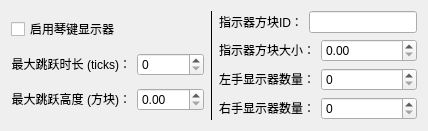
         <widget class="QWidget" name="tab_2">
          <attribute name="title">
           <string>琴键指示器设置</string>
          </attribute>
          <layout class="QHBoxLayout" name="horizontalLayout_14">
           <item>
            <layout class="QVBoxLayout" name="verticalLayout_11">
             <item>
              <widget class="QCheckBox" name="checkBox">
               <property name="sizePolicy">
                <sizepolicy hsizetype="Preferred" vsizetype="Fixed">
                 <horstretch>0</horstretch>
                 <verstretch>0</verstretch>
                </sizepolicy>
               </property>
               <property name="text">
                <string>启用琴键显示器</string>
               </property>
               <property name="tristate">
                <bool>false</bool>
               </property>
              </widget>
             </item>
             <item>
              <layout class="QHBoxLayout" name="horizontalLayout_5">
               <item>
                <widget class="QLabel" name="label_6">
                 <property name="sizePolicy">
                  <sizepolicy hsizetype="Fixed" vsizetype="Preferred">
                   <horstretch>0</horstretch>
                   <verstretch>0</verstretch>
                  </sizepolicy>
                 </property>
                 <property name="text">
                  <string>&lt;html&gt;&lt;head/&gt;&lt;body&gt;&lt;p align=&quot;right&quot;&gt;最大跳跃时长 (ticks)：&lt;/p&gt;&lt;/body&gt;&lt;/html&gt;</string>
                 </property>
                </widget>
               </item>
               <item>
                <widget class="QSpinBox" name="spinBox_3">
                 <property name="sizePolicy">
                  <sizepolicy hsizetype="Preferred" vsizetype="Fixed">
                   <horstretch>0</horstretch>
                   <verstretch>0</verstretch>
                  </sizepolicy>
                 </property>
                 <property name="maximum">
                  <number>2147483647</number>
                 </property>
                </widget>
               </item>
              </layout>
             </item>
             <item>
              <layout class="QHBoxLayout" name="horizontalLayout_4">
               <item>
                <widget class="QLabel" name="label_5">
                 <property name="sizePolicy">
                  <sizepolicy hsizetype="Fixed" vsizetype="Preferred">
                   <horstretch>0</horstretch>
                   <verstretch>0</verstretch>
                  </sizepolicy>
                 </property>
                 <property name="text">
                  <string>&lt;html&gt;&lt;head/&gt;&lt;body&gt;&lt;p align=&quot;right&quot;&gt;最大跳跃高度 (方块)：&lt;/p&gt;&lt;/body&gt;&lt;/html&gt;</string>
                 </property>
                </widget>
               </item>
               <item>
                <widget class="QDoubleSpinBox" name="doubleSpinBox">
                 <property name="sizePolicy">
                  <sizepolicy hsizetype="Preferred" vsizetype="Fixed">
                   <horstretch>0</horstretch>
                   <verstretch>0</verstretch>
                  </sizepolicy>
                 </property>
                </widget>
               </item>
              </layout>
             </item>
            </layout>
           </item>
           <item>
            <widget class="Line" name="line_8">
             <property name="frameShadow">
              <enum>QFrame::Shadow::Plain</enum>
             </property>
             <property name="orientation">
              <enum>Qt::Orientation::Vertical</enum>
             </property>
            </widget>
           </item>
           <item>
            <layout class="QVBoxLayout" name="verticalLayout_12">
             <item>
              <layout class="QHBoxLayout" name="horizontalLayout_6">
               <item>
                <widget class="QLabel" name="label_7">
                 <property name="sizePolicy">
                  <sizepolicy hsizetype="Fixed" vsizetype="Preferred">
                   <horstretch>0</horstretch>
                   <verstretch>0</verstretch>
                  </sizepolicy>
                 </property>
                 <property name="text">
                  <string>&lt;html&gt;&lt;head/&gt;&lt;body&gt;&lt;p&gt;指示器方块ID：&lt;/p&gt;&lt;/body&gt;&lt;/html&gt;</string>
                 </property>
                </widget>
               </item>
               <item>
                <widget class="QLineEdit" name="lineEdit">
                 <property name="sizePolicy">
                  <sizepolicy hsizetype="Preferred" vsizetype="Fixed">
                   <horstretch>0</horstretch>
                   <verstretch>0</verstretch>
                  </sizepolicy>
                 </property>
                </widget>
               </item>
              </layout>
             </item>
             <item>
              <layout class="QHBoxLayout" name="horizontalLayout_31">
               <item>
                <widget class="QLabel" name="label_33">
                 <property name="sizePolicy">
                  <sizepolicy hsizetype="Fixed" vsizetype="Preferred">
                   <horstretch>0</horstretch>
                   <verstretch>0</verstretch>
                  </sizepolicy>
                 </property>
                 <property name="text">
                  <string>&lt;html&gt;&lt;head/&gt;&lt;body&gt;&lt;p align=&quot;right&quot;&gt;指示器方块大小：&lt;/p&gt;&lt;/body&gt;&lt;/html&gt;</string>
                 </property>
                </widget>
               </item>
               <item>
                <widget class="QDoubleSpinBox" name="doubleSpinBox_8"/>
               </item>
              </layout>
             </item>
             <item>
              <layout class="QHBoxLayout" name="horizontalLayout_2">
               <item>
                <widget class="QLabel" name="label_3">
                 <property name="sizePolicy">
                  <sizepolicy hsizetype="Fixed" vsizetype="Preferred">
                   <horstretch>0</horstretch>
                   <verstretch>0</verstretch>
                  </sizepolicy>
                 </property>
                 <property name="text">
                  <string>&lt;html&gt;&lt;head/&gt;&lt;body&gt;&lt;p align=&quot;right&quot;&gt;左手显示器数量：&lt;/p&gt;&lt;/body&gt;&lt;/html&gt;</string>
                 </property>
                </widget>
               </item>
               <item>
                <widget class="QSpinBox" name="spinBox">
                 <property name="sizePolicy">
                  <sizepolicy hsizetype="Preferred" vsizetype="Fixed">
                   <horstretch>0</horstretch>
                   <verstretch>0</verstretch>
                  </sizepolicy>
                 </property>
                </widget>
               </item>
              </layout>
             </item>
             <item>
              <layout class="QHBoxLayout" name="horizontalLayout_3">
               <item>
                <widget class="QLabel" name="label_4">
                 <property name="sizePolicy">
                  <sizepolicy hsizetype="Fixed" vsizetype="Preferred">
                   <horstretch>0</horstretch>
                   <verstretch>0</verstretch>
                  </sizepolicy>
                 </property>
                 <property name="text">
                  <string>&lt;html&gt;&lt;head/&gt;&lt;body&gt;&lt;p align=&quot;right&quot;&gt;右手显示器数量：&lt;/p&gt;&lt;/body&gt;&lt;/html&gt;</string>
                 </property>
                </widget>
               </item>
               <item>
                <widget class="QSpinBox" name="spinBox_2">
                 <property name="sizePolicy">
                  <sizepolicy hsizetype="Preferred" vsizetype="Fixed">
                   <horstretch>0</horstretch>
                   <verstretch>0</verstretch>
                  </sizepolicy>
                 </property>
                </widget>
               </item>
              </layout>
             </item>
            </layout>
           </item>
          </layout>
         </widget>
